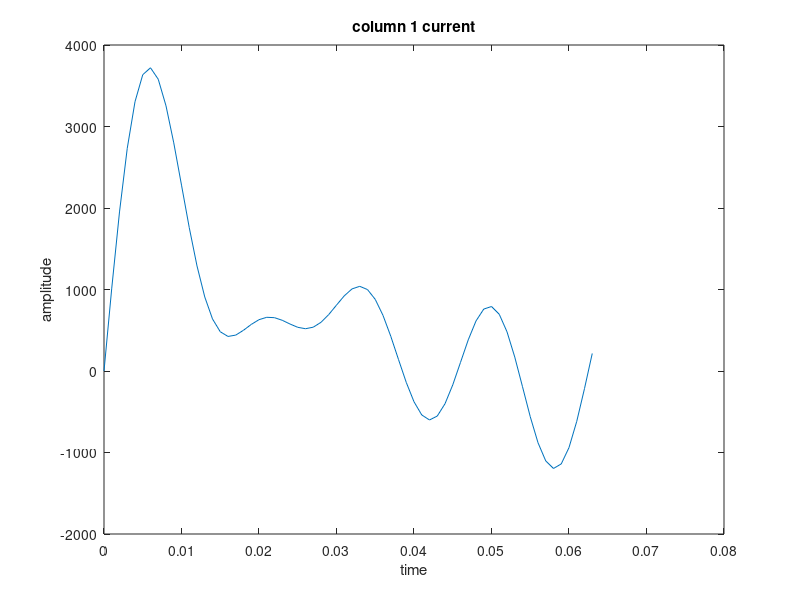
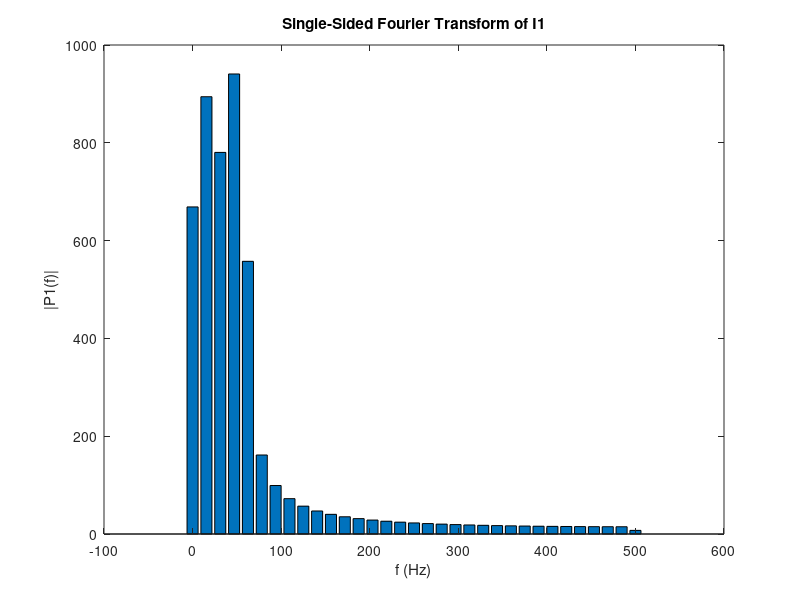
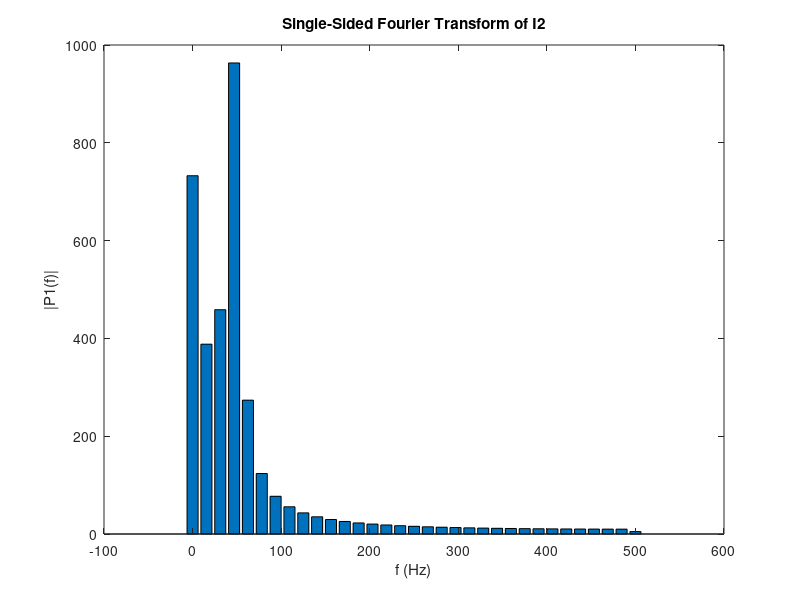
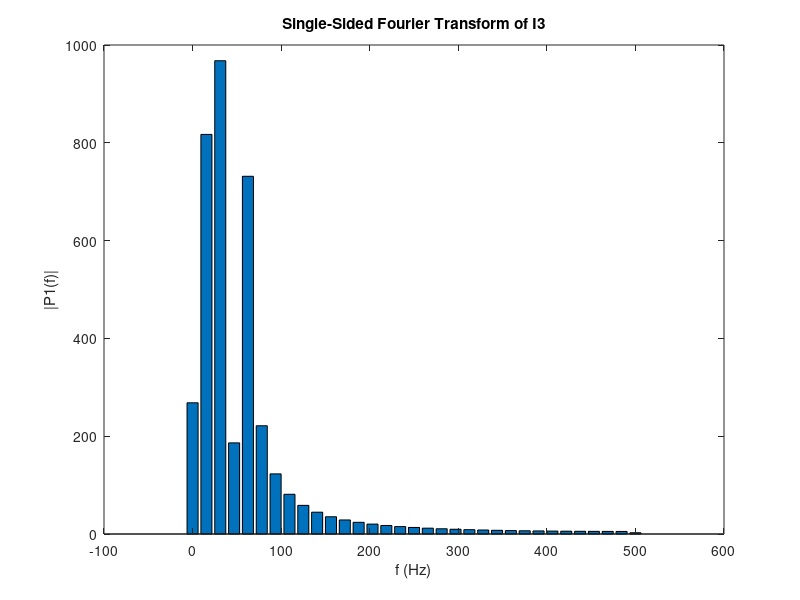

Write the MATLAB code that produced these figures, in order. (Note: this script raises an error after producing the figures.)
%testing for fourier signals on memristor crossbar array
f = 8;
%100 samples
Fs = 1000;            % Sampling frequency                    
T = 1/Fs;             % Sampling period       
L = 64;              % Length of signal   NB: MUST be power of 2
t = (0:L-1)*T;        % Time vector (100 samples, from 0:0.001:0.099)
n = 1;
%set up input sequence of voltages being 
%required to take samples of sine wave and load into larger dimension
%array = [8x100]

v1 = sin(2*pi*f*t*n);
v2 = sin(2*pi*f*t*(n+1));
v3 = sin(2*pi*f*t*(n+2));
v4 = sin(2*pi*f*t*(n+3));
v5 = sin(2*pi*f*t*(n+4));
v6 = sin(2*pi*f*t*(n+5));
v7 = sin(2*pi*f*t*(n+6));
v8 = sin(2*pi*f*t*(n+7));

Vin = zeros(8,64); %Please parametrise the number of columns of this, and make it 2^M
Vin(1,1:64) = v1;
Vin(2,1:64) = v2;
Vin(3,1:64) = v3;
Vin(4,1:64) = v4;
Vin(5,1:64) = v5;
Vin(6,1:64) = v6;
Vin(7,1:64) = v7;
Vin(8,1:64) = v8;

G = zeros(8,8);
%{
load 100 Ohm resistors (known resistance) into array[8x8]
for i=1:8
    for j=1:8
        G(i,j) = 100;
    end
end
%}
G = randi(1000,8,8);

%calculating for current
%transpose as column 1 resistors are multiplied by the corresponding
%current at each node at time instances
Iout = G'*Vin;
figure
plot(t,Iout(1,1:64));
title('column 1 current')
xlabel('time')
ylabel('amplitude')

FT_I1 = fft(Iout(1,1:64));
FT_I2 = fft(Iout(2,1:64));
FT_I3 = fft(Iout(3,1:64));
FT_I4 = fft(Iout(4,1:64));
FT_I5 = fft(Iout(5,1:64));
FT_I6 = fft(Iout(6,1:64));
FT_I7 = fft(Iout(7,1:64));
FT_I8 = fft(Iout(8,1:64));

%Plotting FT I1
freq = Fs*(0:(L/2))/L;              
P2_FT_I1 = abs(FT_I1/L);
P1_FT_I1 = P2_FT_I1(1:L/2+1);
P1_FT_I1(2:end-1) = 2*P1_FT_I1(2:end-1);
figure
bar(freq,P1_FT_I1)
title('Single-Sided Fourier Transform of I1')
xlabel('f (Hz)')
ylabel('|P1(f)|')

%Plotting FT I2
freq = Fs*(0:(L/2))/L;              
P2_FT_I2 = abs(FT_I2/L);
P1_FT_I2 = P2_FT_I2(1:L/2+1);
P1_FT_I2(2:end-1) = 2*P1_FT_I2(2:end-1);
figure
bar(freq,P1_FT_I2)
title('Single-Sided Fourier Transform of I2')
xlabel('f (Hz)')
ylabel('|P1(f)|')

%Plotting FT I3
freq = Fs*(0:(L/2))/L;              
P2_FT_I3 = abs(FT_I3/L);
P1_FT_I3 = P2_FT_I3(1:L/2+1);
P1_FT_I3(2:end-1) = 2*P1_FT_I3(2:end-1);
figure
bar(freq,P1_FT_I3)
title('Single-Sided Fourier Transform of I3')
xlabel('f (Hz)')
ylabel('|P1(f)|')

%Plotting FT I4
freq = Fs*(0:(L/2))/L;              
P2_FT_I4 = abs(FT_I2/L);
P1_FT_I4 = P2_FT_I4(1:L/2+1);
P1_FT_I4(2:end-1) = 2*P1_FT_I4(2:end-1);
figure
bar(freq,P1_FT_I4)
title('Single-Sided Fourier Transform of I4')
xlabel('f (Hz)')
ylabel('|P1(f)|')

%Plotting FT I5
freq = Fs*(0:(L/2))/L;              
P2_FT_I5 = abs(FT_I5/L);
P1_FT_I5 = P2_FT_I5(1:L/2+1);
P1_FT_I5(2:end-1) = 2*P1_FT_I5(2:end-1);
figure
bar(freq,P1_FT_I5)
title('Single-Sided Fourier Transform of I5')
xlabel('f (Hz)')
ylabel('|P1(f)|')

%Plotting FT I6
freq = Fs*(0:(L/2))/L;              
P2_FT_I6 = abs(FT_I6/L);
P1_FT_I6 = P2_FT_I6(1:L/2+1);
P1_FT_I6(2:end-1) = 2*P1_FT_I6(2:end-1);
figure
bar(freq,P1_FT_I6)
title('Single-Sided Fourier Transform of I6')
xlabel('f (Hz)')
ylabel('|P1(f)|')

%Plotting FT I7
freq = Fs*(0:(L/2))/L;              
P2_FT_I7 = abs(FT_I2/L);
P1_FT_I7 = P2_FT_I7(1:L/2+1);
P1_FT_I7(2:end-1) = 2*P1_FT_I7(2:end-1);
figure
bar(freq,P1_FT_I7)
title('Single-Sided Fourier Transform of I7')
xlabel('f (Hz)')
ylabel('|P1(f)|')

%Plotting FT I8
freq = Fs*(0:(L/2))/L;              
P2_FT_I8 = abs(FT_I8/L);
P1_FT_I8 = P2_FT_I8(1:L/2+1);
P1_FT_I8(2:end-1) = 2*P1_FT_I8(2:end-1);
figure
bar(freq,P1_FT_I8)
title('Single-Sided Fourier Transform of I8')
xlabel('f (Hz)')
ylabel('|P1(f)|')

%Use fourier transform to compute estimate for new conductance matrix
G_fourier(1:8,1) = P1_FT_I1(3:2:17);
G_fourier(1:8,2) = P1_FT_I2(3:2:17);
G_fourier(1:8,3) = P1_FT_I3(3:2:17);
G_fourier(1:8,4) = P1_FT_I4(3:2:17);
G_fourier(1:8,5) = P1_FT_I5(3:2:17);
G_fourier(1:8,6) = P1_FT_I6(3:2:17);
G_fourier(1:8,7) = P1_FT_I7(3:2:17);
G_fourier(1:8,8) = P1_FT_I8(3:2:17);


%Calculate new current from conductance matrix
Iout_1 = G_fourier'*Vin;

%Find error between 'measured' current and 'guessed' current (square?)
Error_1 = Iout_1 - Iout;

%Correct conductance by adding/subtracting error to conductance
G_1 = G_fourier - Error_1;

%2nd iteration
Iout_2 = G_1'*Vin;
Error_2 = Iout__2 - Iout_1;
G_2 = G_1 - Error_2;

%3rd iteration
Iout_3 = G_2'*Vin;
Error_3 = Iout__3 - Iout_2;
G_3 = G_2 - Error_3;

%4th iteration
Iout_4 = G_3'*Vin;
Error_4 = Iout__4 - Iout_3;
G_4 = G_3 - Error_4;

%Plotting the Fourier Transform of signal
%{ 
figure
plot(t,v1);                 %signal for FT to be taken
Y = fft(v1);                %transform of input
freq = Fs*(0:(L/2))/L;      %define frequency axis
P2 = abs(Y/L);
P1 = P2(1:L/2+1);
P1(2:end-1) = 2*P1(2:end-1);
bar(freq,P1) 
title('Single-Sided Amplitude Spectrum of S(t)')
xlabel('f (Hz)')
ylabel('|P1(f)|')
%}